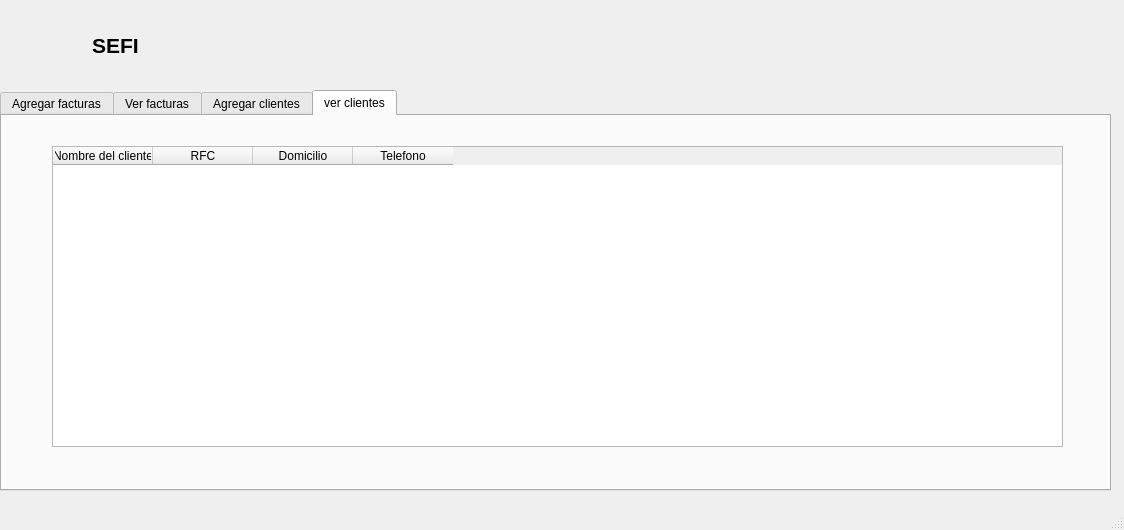
<?xml version="1.0" encoding="UTF-8"?>
<ui version="4.0">
 <class>MainWindow</class>
 <widget class="QMainWindow" name="MainWindow">
  <property name="geometry">
   <rect>
    <x>0</x>
    <y>0</y>
    <width>1124</width>
    <height>530</height>
   </rect>
  </property>
  <property name="minimumSize">
   <size>
    <width>1124</width>
    <height>530</height>
   </size>
  </property>
  <property name="maximumSize">
   <size>
    <width>1124</width>
    <height>530</height>
   </size>
  </property>
  <property name="windowTitle">
   <string>MainWindow</string>
  </property>
  <widget class="QWidget" name="centralwidget">
   <widget class="QTabWidget" name="tabWidget">
    <property name="geometry">
     <rect>
      <x>0</x>
      <y>90</y>
      <width>1111</width>
      <height>401</height>
     </rect>
    </property>
    <property name="currentIndex">
     <number>3</number>
    </property>
    <widget class="QWidget" name="tab_4">
     <attribute name="title">
      <string>Agregar facturas</string>
     </attribute>
     <widget class="QPushButton" name="enviarFactura">
      <property name="geometry">
       <rect>
        <x>450</x>
        <y>310</y>
        <width>211</width>
        <height>23</height>
       </rect>
      </property>
      <property name="text">
       <string>Enviar</string>
      </property>
     </widget>
     <widget class="QLineEdit" name="factura1">
      <property name="geometry">
       <rect>
        <x>280</x>
        <y>90</y>
        <width>591</width>
        <height>20</height>
       </rect>
      </property>
     </widget>
     <widget class="QLineEdit" name="factura2">
      <property name="geometry">
       <rect>
        <x>280</x>
        <y>130</y>
        <width>591</width>
        <height>20</height>
       </rect>
      </property>
     </widget>
     <widget class="QLineEdit" name="factura3">
      <property name="geometry">
       <rect>
        <x>280</x>
        <y>170</y>
        <width>591</width>
        <height>20</height>
       </rect>
      </property>
     </widget>
     <widget class="QLineEdit" name="factura4">
      <property name="geometry">
       <rect>
        <x>280</x>
        <y>210</y>
        <width>591</width>
        <height>20</height>
       </rect>
      </property>
     </widget>
     <widget class="QComboBox" name="comboBox1">
      <property name="geometry">
       <rect>
        <x>280</x>
        <y>250</y>
        <width>591</width>
        <height>22</height>
       </rect>
      </property>
     </widget>
     <widget class="QLabel" name="label_3">
      <property name="geometry">
       <rect>
        <x>90</x>
        <y>90</y>
        <width>161</width>
        <height>20</height>
       </rect>
      </property>
      <property name="text">
       <string>Nombre del producto</string>
      </property>
     </widget>
     <widget class="QLabel" name="label_4">
      <property name="geometry">
       <rect>
        <x>90</x>
        <y>130</y>
        <width>161</width>
        <height>20</height>
       </rect>
      </property>
      <property name="text">
       <string>Nombre del servicio</string>
      </property>
     </widget>
     <widget class="QLabel" name="label_5">
      <property name="geometry">
       <rect>
        <x>90</x>
        <y>170</y>
        <width>161</width>
        <height>20</height>
       </rect>
      </property>
      <property name="text">
       <string>Cantidad</string>
      </property>
     </widget>
     <widget class="QLabel" name="label_6">
      <property name="geometry">
       <rect>
        <x>90</x>
        <y>210</y>
        <width>161</width>
        <height>20</height>
       </rect>
      </property>
      <property name="text">
       <string>Precio</string>
      </property>
     </widget>
     <widget class="QLabel" name="label_7">
      <property name="geometry">
       <rect>
        <x>90</x>
        <y>250</y>
        <width>161</width>
        <height>20</height>
       </rect>
      </property>
      <property name="text">
       <string>Nombre del cliente</string>
      </property>
     </widget>
    </widget>
    <widget class="QWidget" name="tab">
     <attribute name="title">
      <string>Ver facturas</string>
     </attribute>
     <widget class="QTableWidget" name="tableWidgetVerFacturas">
      <property name="geometry">
       <rect>
        <x>50</x>
        <y>30</y>
        <width>1011</width>
        <height>301</height>
       </rect>
      </property>
      <column>
       <property name="text">
        <string>Nombre del producto</string>
       </property>
      </column>
      <column>
       <property name="text">
        <string>Nombre del servicio</string>
       </property>
      </column>
      <column>
       <property name="text">
        <string>Cantidad</string>
       </property>
      </column>
      <column>
       <property name="text">
        <string>Precio</string>
       </property>
      </column>
      <column>
       <property name="text">
        <string>Nombre del Cliente</string>
       </property>
      </column>
     </widget>
    </widget>
    <widget class="QWidget" name="tab_3">
     <attribute name="title">
      <string>Agregar clientes</string>
     </attribute>
     <widget class="QLineEdit" name="lineEdit">
      <property name="geometry">
       <rect>
        <x>240</x>
        <y>70</y>
        <width>621</width>
        <height>20</height>
       </rect>
      </property>
     </widget>
     <widget class="QLineEdit" name="lineEdit_2">
      <property name="geometry">
       <rect>
        <x>240</x>
        <y>110</y>
        <width>621</width>
        <height>20</height>
       </rect>
      </property>
     </widget>
     <widget class="QLineEdit" name="lineEdit_3">
      <property name="geometry">
       <rect>
        <x>240</x>
        <y>150</y>
        <width>621</width>
        <height>20</height>
       </rect>
      </property>
     </widget>
     <widget class="QLineEdit" name="lineEdit_4">
      <property name="geometry">
       <rect>
        <x>240</x>
        <y>190</y>
        <width>621</width>
        <height>20</height>
       </rect>
      </property>
     </widget>
     <widget class="QLabel" name="label_8">
      <property name="geometry">
       <rect>
        <x>90</x>
        <y>70</y>
        <width>101</width>
        <height>16</height>
       </rect>
      </property>
      <property name="text">
       <string>Nombre del cliente</string>
      </property>
     </widget>
     <widget class="QLabel" name="label_9">
      <property name="geometry">
       <rect>
        <x>90</x>
        <y>110</y>
        <width>101</width>
        <height>16</height>
       </rect>
      </property>
      <property name="text">
       <string>RFC</string>
      </property>
     </widget>
     <widget class="QLabel" name="label_10">
      <property name="geometry">
       <rect>
        <x>90</x>
        <y>150</y>
        <width>101</width>
        <height>16</height>
       </rect>
      </property>
      <property name="text">
       <string>Domicilio</string>
      </property>
     </widget>
     <widget class="QLabel" name="label_11">
      <property name="geometry">
       <rect>
        <x>90</x>
        <y>190</y>
        <width>101</width>
        <height>16</height>
       </rect>
      </property>
      <property name="text">
       <string>Telefono</string>
      </property>
     </widget>
     <widget class="QPushButton" name="btnaddClientes">
      <property name="geometry">
       <rect>
        <x>420</x>
        <y>280</y>
        <width>221</width>
        <height>23</height>
       </rect>
      </property>
      <property name="text">
       <string>Enviar</string>
      </property>
     </widget>
    </widget>
    <widget class="QWidget" name="tab_2">
     <attribute name="title">
      <string>ver clientes</string>
     </attribute>
     <widget class="QTableWidget" name="tableWidgetVerFacturas_2">
      <property name="geometry">
       <rect>
        <x>50</x>
        <y>30</y>
        <width>1011</width>
        <height>301</height>
       </rect>
      </property>
      <column>
       <property name="text">
        <string>Nombre del cliente</string>
       </property>
      </column>
      <column>
       <property name="text">
        <string>RFC</string>
       </property>
      </column>
      <column>
       <property name="text">
        <string>Domicilio</string>
       </property>
      </column>
      <column>
       <property name="text">
        <string>Telefono</string>
       </property>
      </column>
     </widget>
    </widget>
   </widget>
   <widget class="QLabel" name="label">
    <property name="geometry">
     <rect>
      <x>30</x>
      <y>20</y>
      <width>171</width>
      <height>51</height>
     </rect>
    </property>
    <property name="text">
     <string>&lt;html&gt;&lt;head/&gt;&lt;body&gt;&lt;p align=&quot;center&quot;&gt;&lt;span style=&quot; font-size:16pt; font-weight:600;&quot;&gt;SEFI&lt;/span&gt;&lt;/p&gt;&lt;/body&gt;&lt;/html&gt;</string>
    </property>
   </widget>
   <widget class="QLabel" name="label_2">
    <property name="geometry">
     <rect>
      <x>870</x>
      <y>10</y>
      <width>231</width>
      <height>91</height>
     </rect>
    </property>
    <property name="text">
     <string/>
    </property>
    <property name="pixmap">
     <pixmap>sefi.PNG</pixmap>
    </property>
    <property name="scaledContents">
     <bool>true</bool>
    </property>
   </widget>
  </widget>
  <widget class="QMenuBar" name="menubar">
   <property name="geometry">
    <rect>
     <x>0</x>
     <y>0</y>
     <width>1124</width>
     <height>21</height>
    </rect>
   </property>
  </widget>
  <widget class="QStatusBar" name="statusbar"/>
 </widget>
 <resources/>
 <connections/>
</ui>
